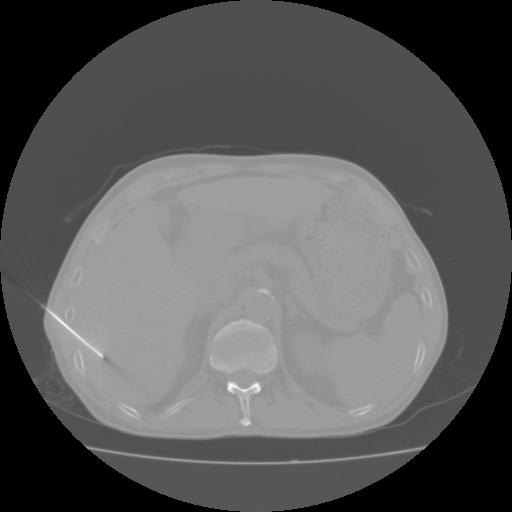
#> input picture Test_Img/10.jpg, 512 x 512 px, found by its file name
$ python unsharp_mask.py
#> lines starting #> are read from the running program, lines starting #| are printed output that depends on the picture
# 锐化图像
from skimage import data, io
from skimage.filters import unsharp_mask
import matplotlib.pyplot as plt

image = io.imread(r'/home/qiao/PythonProjects/Scikit-image_On_CT/Test_Img/10.jpg')
#> image is the input picture: shape (512, 512); min 0, max 254, mean 90.7
result_1 = unsharp_mask(image, radius=1, amount=1)
result_2 = unsharp_mask(image, radius=5, amount=2)
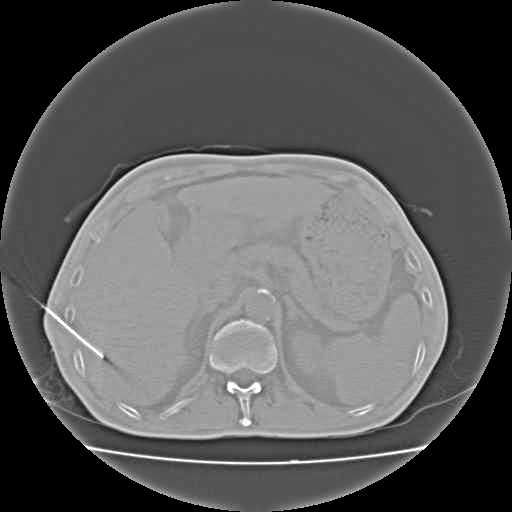
#> result_2: shape (512, 512) float64; min 0, max 1, mean 0.361
result_3 = unsharp_mask(image, radius=20, amount=1)
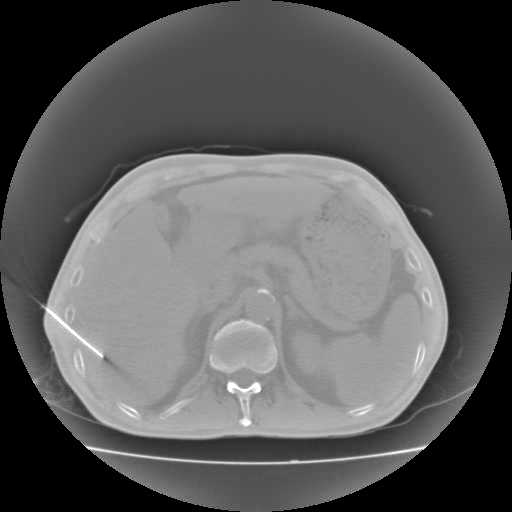
#> result_3: shape (512, 512) float64; min 0, max 1, mean 0.367

fig, axes = plt.subplots(nrows=2, ncols=2,
                         sharex=True, sharey=True, figsize=(10, 10))
ax = axes.ravel()

ax[0].imshow(image, cmap=plt.cm.gray)
ax[0].set_title('Original image')
ax[1].imshow(result_1, cmap=plt.cm.gray)
ax[1].set_title('Enhanced image, radius=1, amount=1.0')
ax[2].imshow(result_2, cmap=plt.cm.gray)
ax[2].set_title('Enhanced image, radius=5, amount=2.0')
ax[3].imshow(result_3, cmap=plt.cm.gray)
ax[3].set_title('Enhanced image, radius=20, amount=1.0')

for a in ax:
    a.axis('off')
fig.tight_layout()
plt.show()
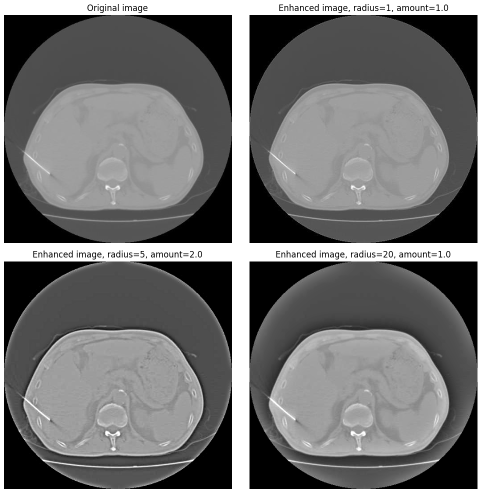
#> figure drawn by matplotlib, 4 panels

$ run again, with Test_Img/4.jpg copied over Test_Img/10.jpg
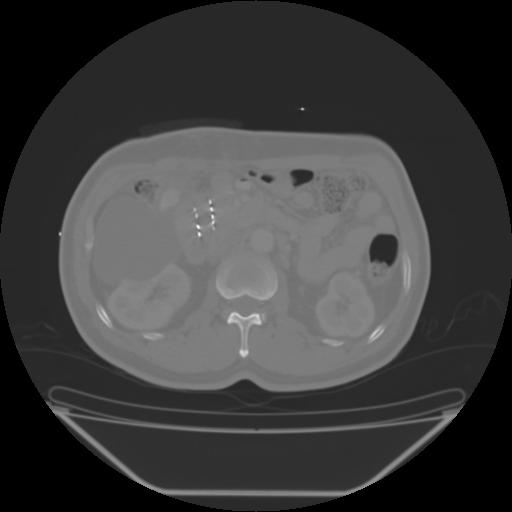
#> input picture Test_Img/4.jpg, 512 x 512 px, found by its file name
#> image is the input picture: shape (512, 512); min 0, max 254, mean 60.5
#> `result_3 = unsharp_mask(image, radius=20, amount=1)`:
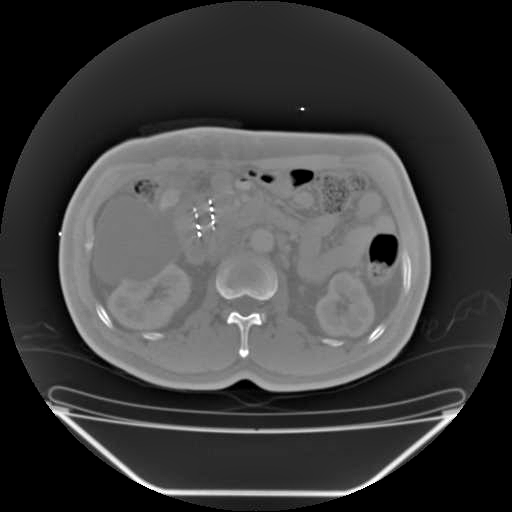
#> result_3: shape (512, 512) float64; min 0, max 1, mean 0.245
#> `plt.show()`:
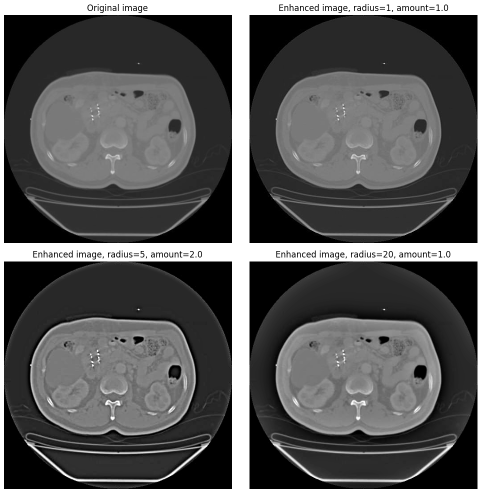
#> figure drawn by matplotlib, 4 panels

$ run again, with Test_Img/41.jpg copied over Test_Img/10.jpg
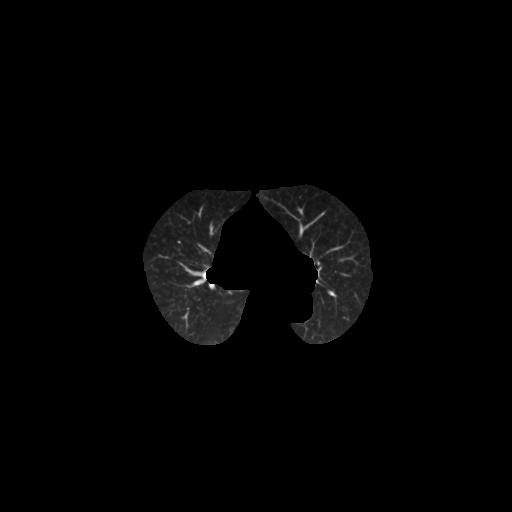
#> input picture Test_Img/41.jpg, 512 x 512 px, found by its file name
#> image is the input picture: shape (512, 512); min 0, max 255, mean 3.5
#> `plt.show()`:
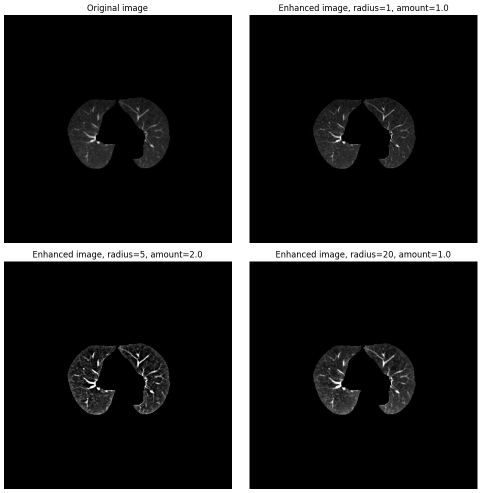
#> figure drawn by matplotlib, 4 panels
